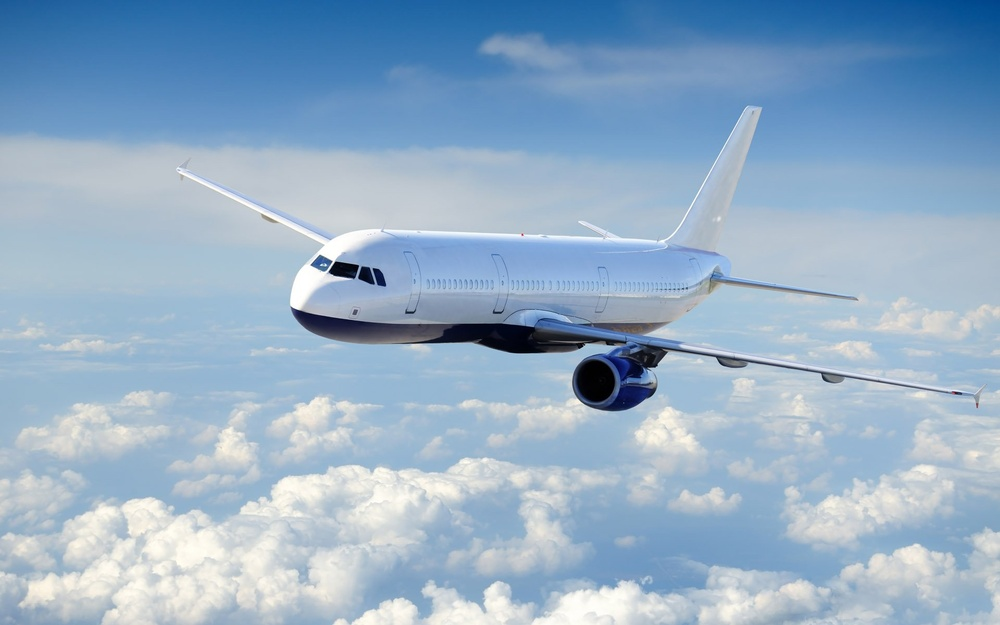
#> input picture plane.jpg, 1000 x 625 px, shrunk from 1920 x 1200 before the run
$ jupyter execute 'OpenCV and images working.ipynb'
#> lines starting #> are read from the running program, lines starting #| are printed output that depends on the picture; after the words box and inside, x2 and y2 are one past the last pixel; in counts of white or black regions, pixels touching at a corner belong together
[cell 1]
# Handling images
import cv2
import numpy as np
from matplotlib import pyplot as plt

[cell 2]
image = cv2.imread("plane.jpg", cv2.IMREAD_GRAYSCALE)
#> image: shape (625, 1000); min 0, max 255, mean 169.5

[cell 3]
plt.imshow(image, cmap="gray"), plt.axis("off")
plt.show()

[cell 4]
# show data type
type(image)

[cell 5]
# show image data
image

[cell 6]
image.shape
#> Out = (625, 1000)

[cell 7]
image[0,0]
#> Out = 79

[cell 8]
# load image in color
image_bgr = cv2.imread('plane.jpg', cv2.IMREAD_COLOR)
#> image_bgr is the input picture: shape (625, 1000, 3); mean B, G, R 199.1, 174.7, 148.3
# show pixel
image_bgr[0, 0]
#> Out = [152, 91, 27]

[cell 9]
# in opencv there is BGR color code, but in most cases we use RGB
# and we get some error
plt.imshow(image_bgr), plt.axis('off')
plt.show()

[cell 10]
# now cinvert BGR to RGB
image_rgb = cv2.cvtColor(image_bgr, cv2.COLOR_BGR2RGB)
plt.imshow(image_rgb), plt.axis('off')
plt.show()

[cell 11]
# saving images for preprocessing

# load image as grayscale
image = cv2.imread('plane.jpg', cv2.IMREAD_GRAYSCALE)
# save image
cv2.imwrite('plane_new.jpg', image)
#> Out = True

[cell 12]
# resizing images
# load image as grayscale
image = cv2.imread('plane.jpg', cv2.IMREAD_GRAYSCALE)
# resize image to 50 pixels by 50 pixels
image_50x50 = cv2.resize(image, (50, 50))

# view image
plt.imshow(image_50x50, cmap='gray'), plt.axis('off')
plt.show()

[cell 13]
# cropping images
image = cv2.imread('plane.jpg', cv2.IMREAD_GRAYSCALE)

# select a part of image
image_cropped = image[:, 400:1000]
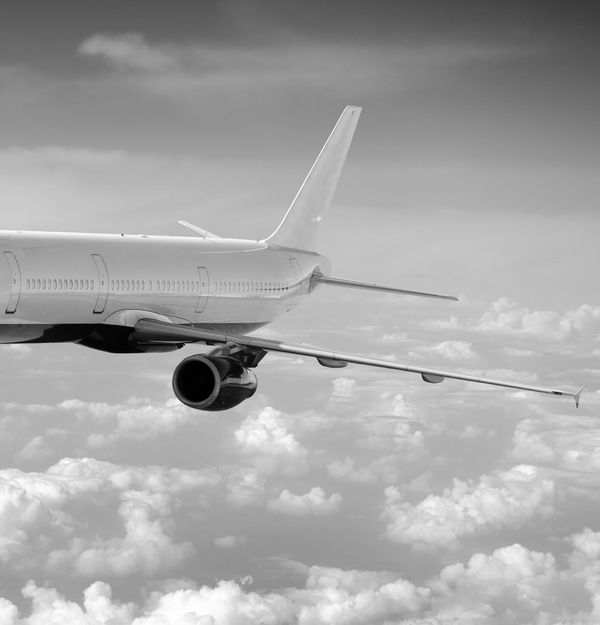
#> image_cropped: shape (625, 600); min 0, max 255, mean 165.4
# show image
plt.imshow(image_cropped, cmap='gray'), plt.axis('off')
plt.show()
# opencv represents images as matrices and it's ease to chose a  certain slice

[cell 14]
# bluring images
#load an image as greyscale
image = cv2.imread('plane.jpg', cv2.IMREAD_GRAYSCALE)
# blur image
image_blurry = cv2.blur(image, (30,30))
# show image
plt.imshow(image_blurry, cmap='gray'), plt.axis('off')
plt.show()

[cell 15]
# work with kernels for blurring
# create kernel
kernel = np.ones((30, 30)) / 900.0
kernel

[cell 16]
# kernel is normalized
# apply kernel
image_kernel = cv2.filter2D(image, -1, kernel)
# show image
plt.imshow(image_kernel, cmap='gray'), plt.axis('off')
plt.show()
# we reach the same effect

[cell 17]
# sharpening images

#load image as grayscale
image = cv2.imread('plane.jpg', cv2.IMREAD_GRAYSCALE)

# create kernel that highlight the target pixel
kernel = np.array([[0, -1, 0],
                  [-1, 5, -1],
                  [0, -1, 0]])
# sharpen image
image_sharp = cv2.filter2D(image, -1, kernel)

#show image
plt.imshow(image_sharp, cmap='gray'), plt.axis('off')
plt.show()

[cell 18]
# enhancing contrast

# load image
image = cv2.imread('plane.jpg', cv2.IMREAD_GRAYSCALE)
# enhance image
image_enchanced = cv2.equalizeHist(image)
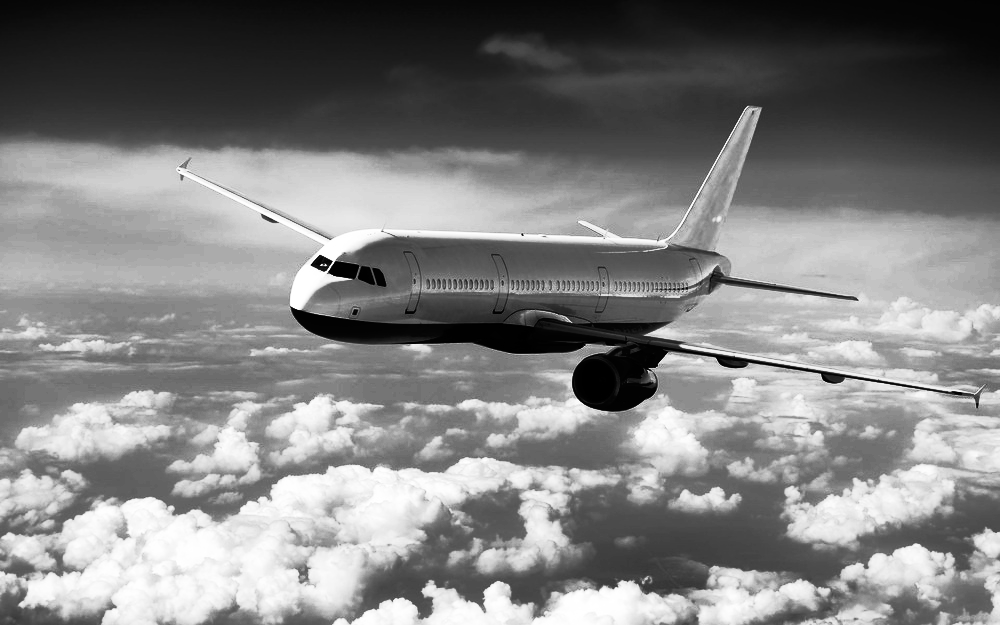
#> image_enchanced: shape (625, 1000); min 0, max 255, mean 128.8
# show image
plt.imshow(image_enchanced, cmap='gray'), plt.axis('off')
plt.show()

[cell 19]
# work with color image

# load image
image_bgr = cv2.imread('plane.jpg')

# convert to YUV color format
image_yuv = cv2.cvtColor(image_bgr, cv2.COLOR_BGR2YUV)
#> image_yuv: shape (625, 1000, 3); mean of channels 0, 1, 2 169.5, 142.5, 109.3
# apply histogram equalization
image_yuv[:, :, 0] = cv2.equalizeHist(image_yuv[:, :, 0])
#> image_yuv: shape (625, 1000, 3); mean of channels 0, 1, 2 128.8, 142.5, 109.3
# convert to rgb
image_rgb = cv2.cvtColor(image_yuv, cv2.COLOR_YUV2RGB)
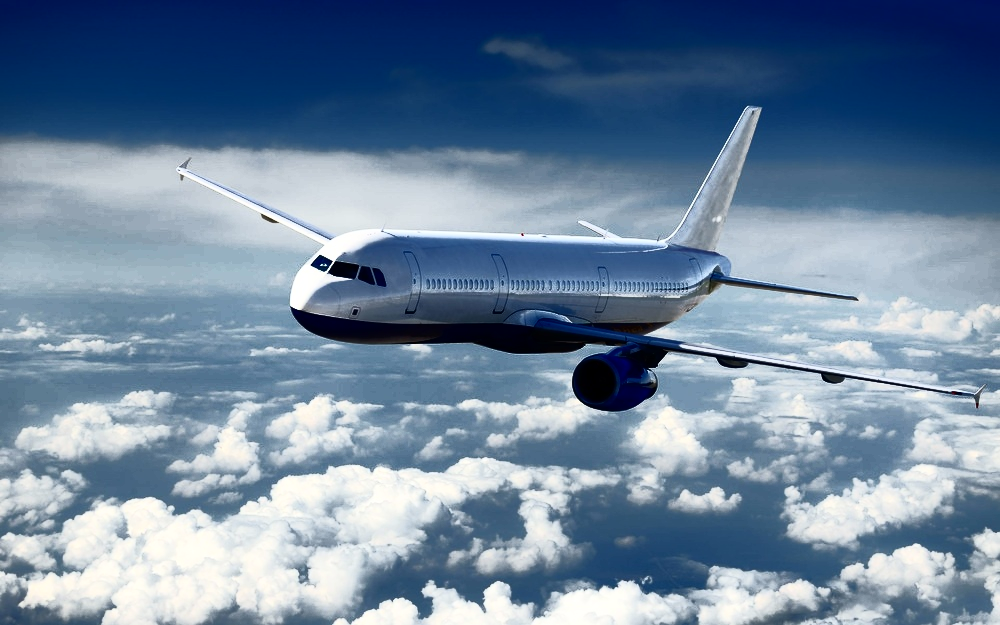
#> image_rgb: shape (625, 1000, 3); mean R, G, B 111, 133.9, 158.2

# show image
plt.imshow(image_rgb), plt.axis('off')
plt.show()

[cell 20]
# isolating colors

# load image
image_bgr = cv2.imread('plane.jpg')
# convert BGR to HSV
image_hsv = cv2.cvtColor(image_bgr, cv2.COLOR_BGR2HSV)
#> image_hsv: shape (625, 1000, 3); mean H, S, V 98.8, 70.9, 199.7
# defina a range of blue values in HSV
lower_blue = np.array([50, 100, 50])
upper_blue = np.array([130, 255, 255])

# create a masl
mask = cv2.inRange(image_hsv, lower_blue, upper_blue)
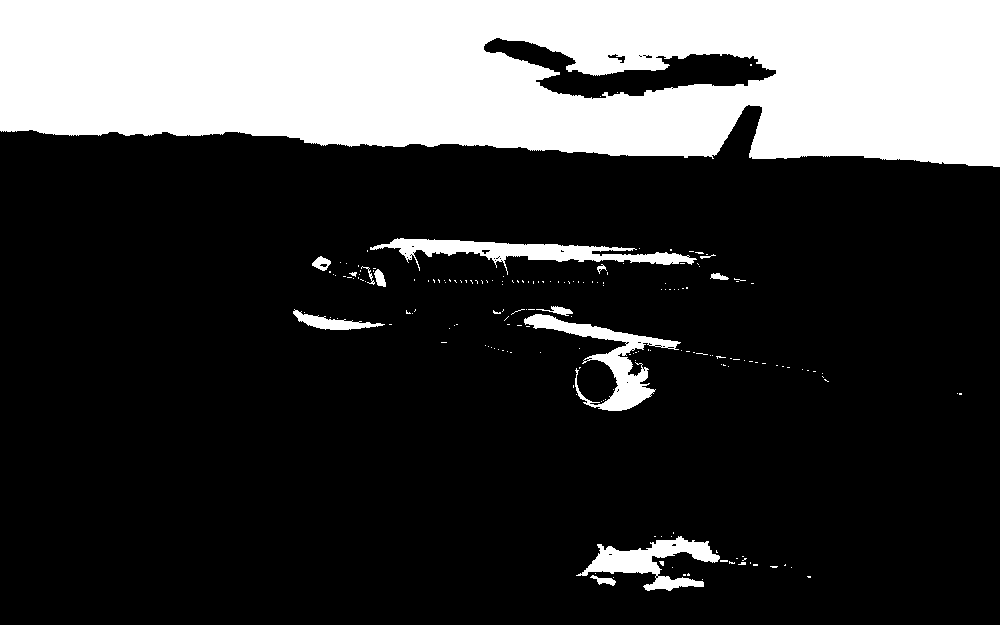
#> mask: shape (625, 1000); 24.4% white; 187 white regions (173 under 20 px), largest, box (x1, y1, x2, y2) and area: (0, 0, 1000, 167) 139494, (370, 238, 697, 275) 3943, (524, 314, 681, 411) 3741
# mask image
image_bgr_masked = cv2.bitwise_and(image_bgr, image_bgr, mask=mask)
# convert BGR to RGB
image_rgb = cv2.cvtColor(image_bgr_masked, cv2.COLOR_BGR2RGB)

#show image
plt.imshow(image_rgb), plt.axis('off')
plt.show()

[cell 21]
# binarizing images
# load image as grayscale
image_gray = cv2.imread('plane.jpg', cv2.IMREAD_GRAYSCALE)

# apply adaptive thresholding
max_output_value = 255
neighborhood_size = 99
subtract_from_mean = 10
image_binarized = cv2.adaptiveThreshold(image_gray,
                                       max_output_value,
                                       cv2.ADAPTIVE_THRESH_GAUSSIAN_C,
                                       cv2.THRESH_BINARY,
                                       neighborhood_size,
                                       subtract_from_mean)
#> image_binarized: shape (625, 1000); 88.8% white; 713 black regions (604 under 20 px), largest, box (x1, y1, x2, y2) and area: (0, 421, 596, 538) 10163, (283, 557, 714, 625) 9377, (290, 306, 628, 353) 6225

# show image
plt.imshow(image_binarized, cmap='gray'), plt.axis('off')
plt.show()

[cell 22]
# Apply cv2.ADAPTIVE_THRESH_MEAN_C
image_mean_threshold = cv2.adaptiveThreshold(image_gray,
                                             max_output_value,
                                             cv2.ADAPTIVE_THRESH_MEAN_C,
                                             cv2.THRESH_BINARY,
                                             neighborhood_size,
                                             subtract_from_mean)
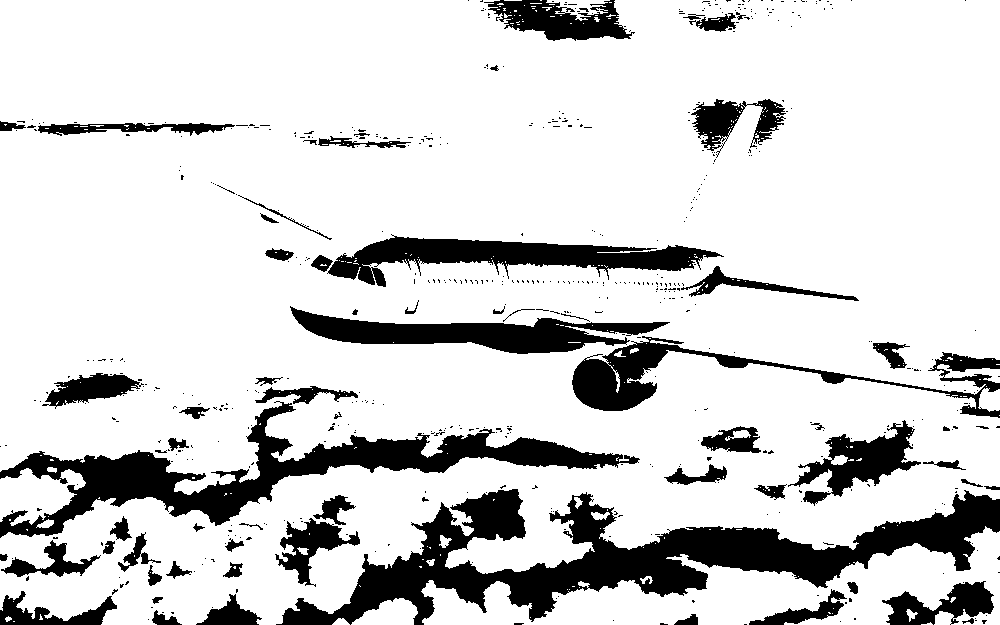
#> image_mean_threshold: shape (625, 1000); 82.8% white; 576 black regions (508 under 20 px), largest, box (x1, y1, x2, y2) and area: (276, 489, 1000, 625) 31333, (0, 401, 640, 538) 19141, (327, 234, 724, 287) 8510
# Show image
plt.imshow(image_mean_threshold, cmap="gray"), plt.axis("off")
plt.show()

[cell 23]
# removing backgrounds

# load image and convert to RGB
image_brg = cv2.imread('plane.jpg')
image_rgb = cv2.cvtColor(image_brg, cv2.COLOR_BGR2RGB)

# rectangle values: start x, start y, width, height
rectangle = (500, 250, 1000, 550)
# create initial mask
mask = np.zeros(image_rgb.shape[:2], np.uint8)

# create temporary arrays used by grabCut
bgdModel = np.zeros((1, 65), np.float64)
fgdModel = np.zeros((1, 65), np.float64)

# run grabCut
cv2.grabCut(image_rgb,
           mask,
           rectangle,
           bgdModel,
           fgdModel,
           5,
           cv2.GC_INIT_WITH_RECT)

# create mask where sure and likely backgrounds set to 0, otherwise 1
mask_2 = np.where((mask==2) | (mask==0), 0, 1).astype('uint8')
# multiply image with new mask to subtract background
image_rgb_nobg = image_rgb * mask_2[:, :, np.newaxis]

# show image
plt.imshow(image_rgb_nobg), plt.axis('off')
plt.show()

[cell 24]
plt.imshow(mask, cmap='gray'), plt.axis("off")
plt.show()

[cell 25]
# show mask 2
plt.imshow(mask_2, cmap='gray'), plt.axis("off")
plt.show()
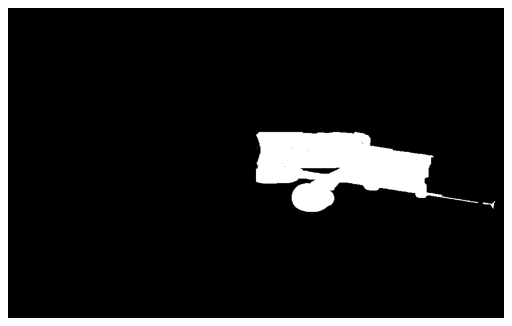
#> figure drawn by matplotlib, 1 panel

[cell 26]
# detecting edges

# load image as grayscale
image_gray = cv2.imread('plane.jpg', cv2.IMREAD_GRAYSCALE)
# calculate median intensity
median_intensity = np.median(image_gray)
#> median_intensity = 180

# set thresholds to be one standard deviation above and below median intensity
lower_threshold = int(max(0, (1.0 - 0.33) * median_intensity))
#> lower_threshold = 120
upper_threshold = int(min(255, (1.0 + 0.33) * median_intensity))
#> upper_threshold = 239

# apply canny edge detector
image_canny = cv2.Canny(image_gray, lower_threshold, upper_threshold)
#> image_canny: shape (625, 1000); 1.1% white in thin lines or dots, all inside (x1, y1, x2, y2) = (18, 105, 1000, 625)

# show image
plt.imshow(image_canny, cmap='gray'), plt.axis('off')
plt.show()

[cell 27]
# detecting corners

# load image as grayscale
image_bgr = cv2.imread('plane.jpg')
image_gray = cv2.cvtColor(image_bgr, cv2.COLOR_BGR2GRAY)
image_gray = np.float32(image_gray)

# set corner detector parameters
block_size = 30
aperture = 29
free_parameter = 0.04

# detect corners
detector_responses = cv2.cornerHarris(image_gray,
                                     block_size,
                                     aperture,
                                     free_parameter)
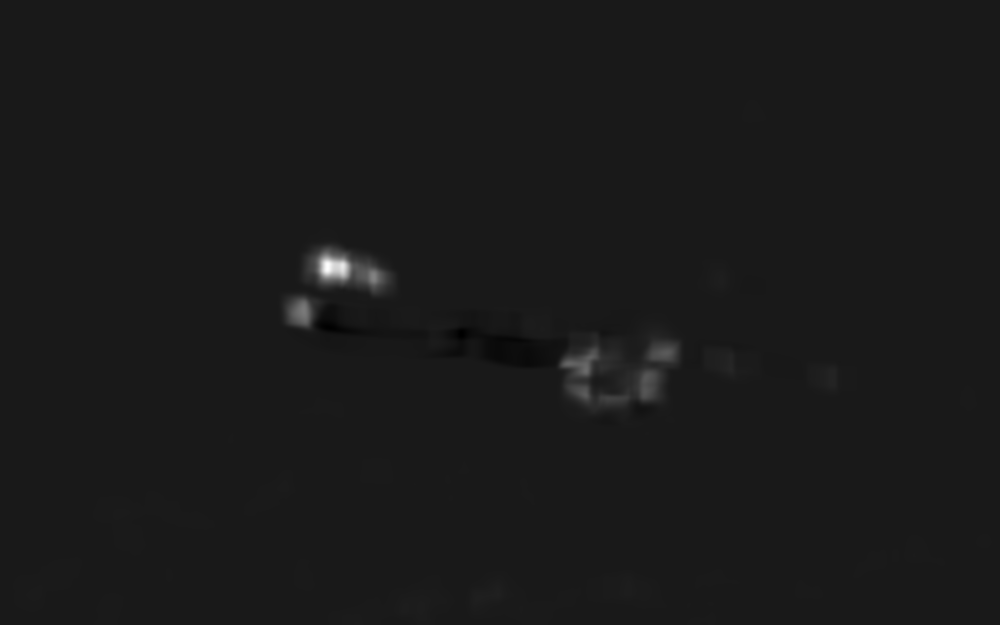
#> detector_responses: shape (625, 1000) float32; min -2.3e+35, max 2.07e+36, mean inf; drawn with min black and max white

# Large corner markers
detector_responses = cv2.dilate(detector_responses, None)

# only keep detector responses greater than threshold, mark as white
threshold = 0.02
image_bgr[detector_responses > threshold * detector_responses.max()] = [255, 255, 255]
#> image_bgr: shape (625, 1000, 3); 2.59% of pixels changed, all inside (x1, y1, x2, y2) = (279, 240, 839, 606)

# convert to grayscale
image_gray = cv2.cvtColor(image_bgr, cv2.COLOR_BGR2GRAY)
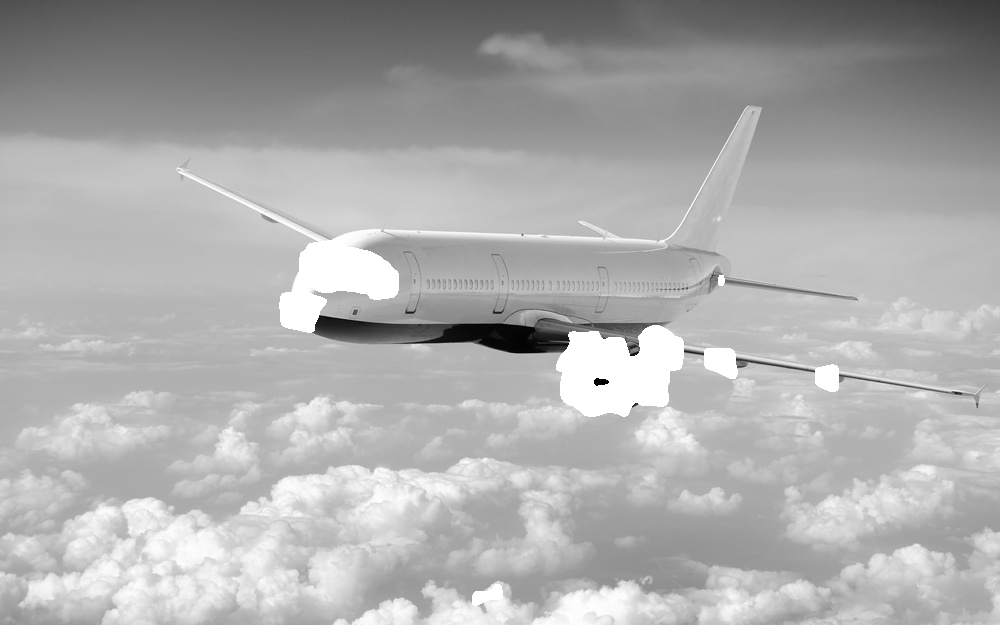
#> image_gray: shape (625, 1000); min 0, max 255, mean 172.8

# show image
plt.imshow(image_gray, cmap='gray'), plt.axis('off')
plt.show()
